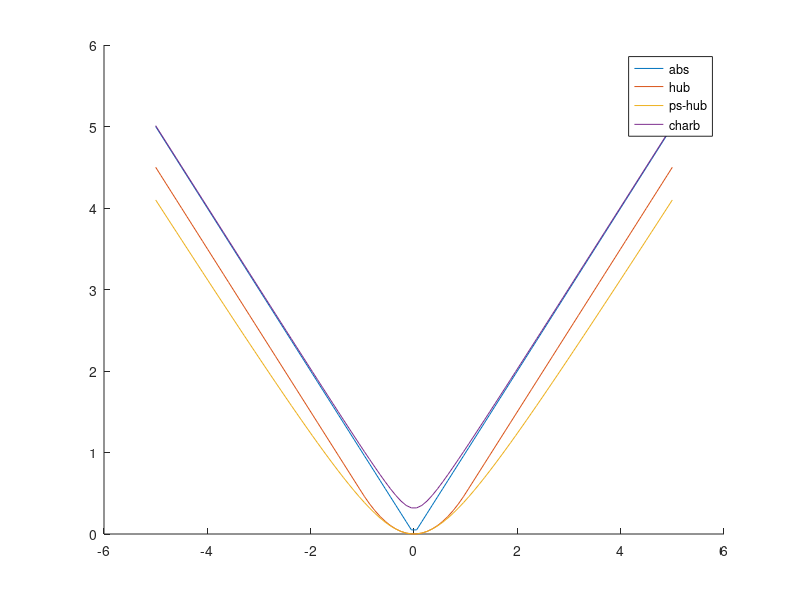

This figure's MATLAB source:
%% used to create Fig. 5 PAMI
x=linspace(-5,5,100);
k=1;
epsil=.1;
pseudohuber=k^2*(sqrt((x./k).^2+1)-1);
huber=k*(abs(x)-k/2); huber(abs(x)<k)=x(abs(x)<k).^2*(1/2);
charbonnier=k^2 * sqrt(epsil + (x./k).^2);
absval=abs(x);

clf; hold on
plot(x,absval,x,huber,x,pseudohuber,x,charbonnier);

legend('abs','hub','ps-hub','charb')